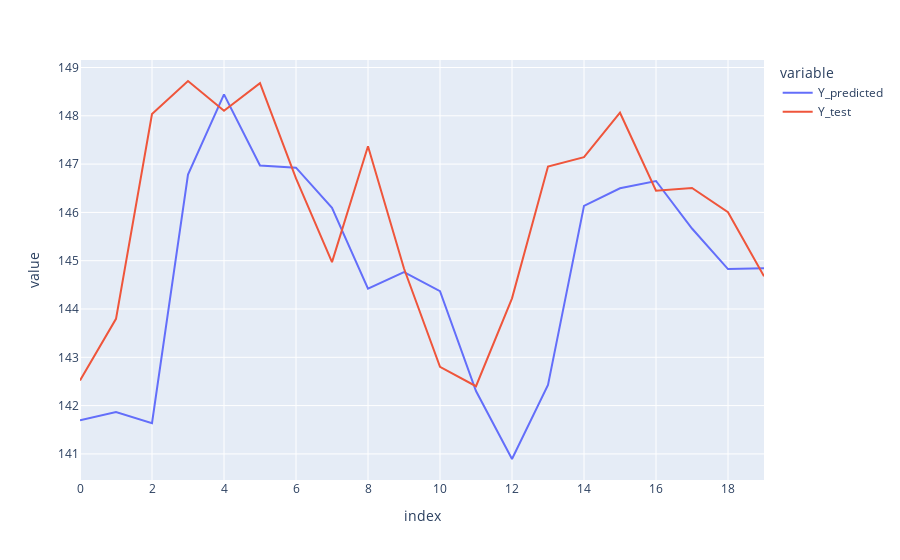

Write notebook code for a chart like this one.
### Code cell
import plotly.express as px
Y_hat_test = []
for x in X_test:
    x = x.reshape(1, n_steps, n_features)
    Y_hat_test.append(model.predict(x, verbose=0))
Y_hat_test = np.array(Y_hat_test).reshape(X_test.shape[0])
fig = px.line(y=[Y_hat_test, Y_test])
newnames = {'wide_variable_0':'Y_predicted', 'wide_variable_1': 'Y_test'}
fig.for_each_trace(lambda t: t.update(name = newnames[t.name],
                                      legendgroup = newnames[t.name],
                                     hovertemplate = t.hovertemplate.replace(t.name, newnames[t.name])
                                   )
                  )
fig.show()

### Figure 1 — Plotly figure (JSON) as saved in the notebook; plotly's stock layout.template omitted (floating-point values rounded to 4 significant figures)
{"data": [{"hovertemplate": "variable=Y_predicted<br>index=%{x}<br>value=%{y}<extra></extra>", "legendgroup": "Y_predicted", "line": {"color": "#636efa", "dash": "solid"}, "marker": {"symbol": "circle"}, "mode": "lines", "name": "Y_predicted", "orientation": "v", "showlegend": true, "type": "scatter", "x": [0, 1, 2, 3, 4, 5, 6, 7, 8, 9, 10, 11, 12, 13, 14, 15, 16, 17, 18, 19], "xaxis": "x", "y": [141.7, 141.9, 141.6, 146.8, 148.4, 147.0, 146.9, 146.1, 144.4, 144.8, 144.4, 142.3, 140.9, 142.4, 146.1, 146.5, 146.7, 145.7, 144.8, 144.8], "yaxis": "y"}, {"hovertemplate": "variable=Y_test<br>index=%{x}<br>value=%{y}<extra></extra>", "legendgroup": "Y_test", "line": {"color": "#EF553B", "dash": "solid"}, "marker": {"symbol": "circle"}, "mode": "lines", "name": "Y_test", "orientation": "v", "showlegend": true, "type": "scatter", "x": [0, 1, 2, 3, 4, 5, 6, 7, 8, 9, 10, 11, 12, 13, 14, 15, 16, 17, 18, 19], "xaxis": "x", "y": [142.5, 143.8, 148.0, 148.7, 148.1, 148.7, 146.7, 145.0, 147.4, 144.8, 142.8, 142.4, 144.2, 146.9, 147.1, 148.1, 146.4, 146.5, 146.0, 144.7], "yaxis": "y"}], "layout": {"legend": {"title": {"text": "variable"}, "tracegroupgap": 0}, "margin": {"t": 60}, "xaxis": {"anchor": "y", "domain": [0, 1], "title": {"text": "index"}}, "yaxis": {"anchor": "x", "domain": [0, 1], "title": {"text": "value"}}}}
